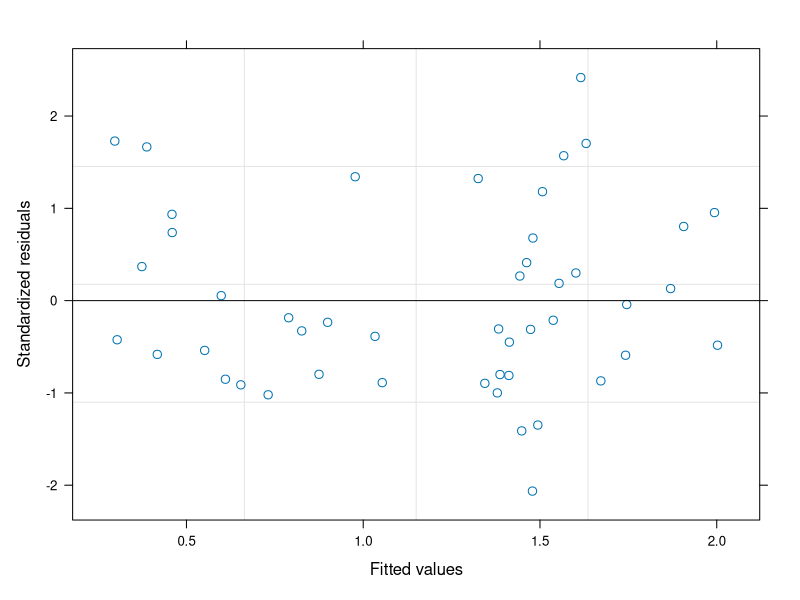
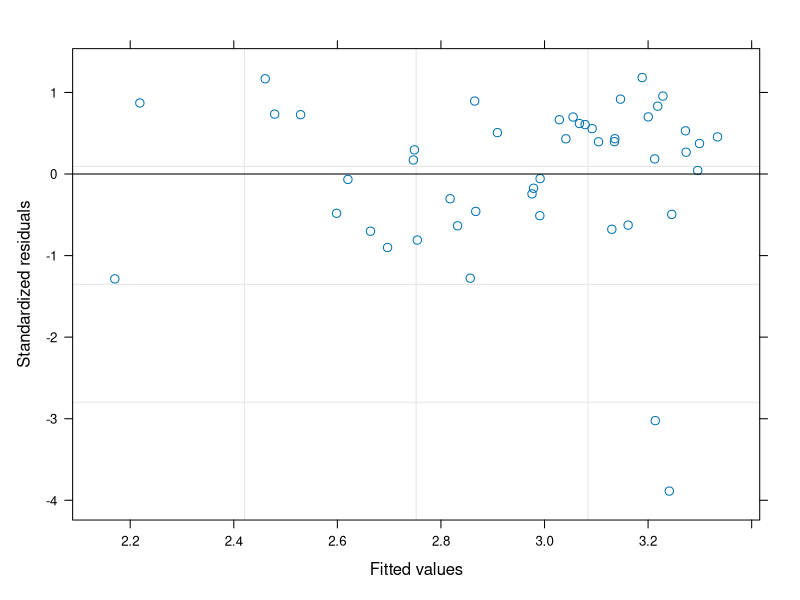

R code for these plots, in order: (Note: this script raises an error after producing the figures.)
library(dplyr)
library(nlme)



bys <- read.csv("data/byss_force_2021.csv")
str(bys)

table(bys$Label, bys$Morphotype)

# Убираю случаи, когда ожидаемый морфотип не совпал с наблюдаемым
bys2 <- bys %>% filter((Label == "l" & Morphotype == "t") | (Label == "r" & Morphotype == "e")) %>% filter(!is.na(Force))  

table(bys2$Label, bys2$Morphotype)

Mod_bys <- lme(Force ~ Morphotype + Weight, random =  ~1|Cage, data = bys2)

plot(Mod_bys)

summary(Mod_bys)



Mod_bys_n <- lme(log(N_byss + 1) ~ Morphotype + Weight, random =  ~1|Cage, data = bys2)

plot(Mod_bys_n)

summary(Mod_bys_n)

ggplot(bys2, aes(x = Morphotype, y = Force)) + geom_boxplot()
ggplot(bys2, aes(x = Morphotype, y = N_byss)) + geom_boxplot()

